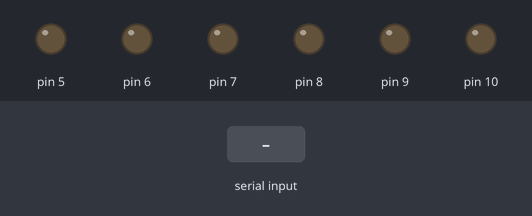
The sketch below on a simulated Arduino Uno, built with avr-gcc and run on an emulated ATmega328P. Shown: output pins drawn as LEDs (lit = HIGH). The test bench sets the inputs (shaded band).

Above: at 1.2 s.
1.3 s: "1" received over Serial
At 2.3 s:
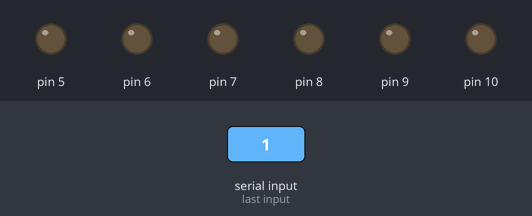
2.8 s: "2" received over Serial
At 3.5 s:
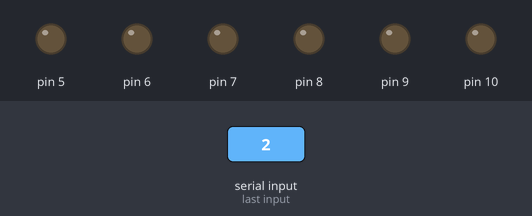
4.3 s: "3" received over Serial
At 5.8 s:
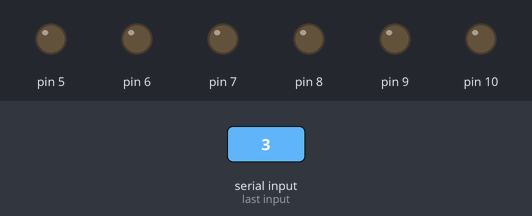
Timing chart, 0 to 7.3 s (numbered marks = the images above; inputs shaded):
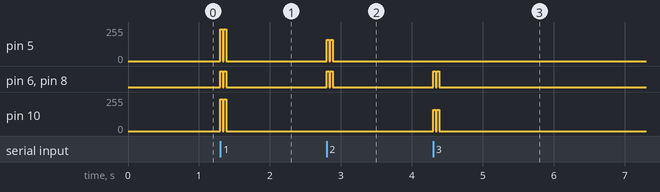

The sketch:

test.ino
```cpp
void setup() {
  Serial.begin(9600);
  // Set pins 5 through 10 as outputs
  for (int i = 5; i < 11; i++) {
    pinMode(i, OUTPUT);
  }
}

// Speed boost kept at 2x but inputs adjusted to prevent overflow
void speedMotor(int leftSpeed, int rightSpeed) {
  // Apply 2x speed boost (now using lower input values)
  leftSpeed = leftSpeed * 2;
  rightSpeed = rightSpeed * 2;

  // Constrain values to prevent overflow (max 255 PWM value)
  leftSpeed = constrain(leftSpeed, -255, 255);
  rightSpeed = constrain(rightSpeed, -255, 255);

  // Right motor control (pins 8, 9, 10)
  if (rightSpeed >= 0) {
    digitalWrite(8, HIGH);
    digitalWrite(9, LOW);
    analogWrite(10, abs(rightSpeed));
  } else {
    digitalWrite(8, LOW);
    digitalWrite(9, HIGH);
    analogWrite(10, abs(rightSpeed));
  }

  // Left motor control (pins 6, 7, 5)
  if (leftSpeed >= 0) {
    digitalWrite(6, HIGH);
    digitalWrite(7, LOW);
    analogWrite(5, abs(leftSpeed));
  } else {
    digitalWrite(6, LOW);
    digitalWrite(7, HIGH);
    analogWrite(5, abs(leftSpeed));
  }
}

void stopMotors() {
  // Right motor stop (pins 8, 9, 10)
  digitalWrite(8, LOW);
  digitalWrite(9, LOW);
  analogWrite(10, 0);

  // Left motor stop (pins 6, 7, 5)
  digitalWrite(6, LOW);
  digitalWrite(7, LOW);
  analogWrite(5, 0);
}

// PWM-based speed control with faster timing
void reducedSpeedMotor(int leftSpeed, int rightSpeed, int duration) {
  unsigned long startTime = millis();
  const int pwmInterval = 50; // Faster PWM cycle (50ms instead of 100ms)

  while (millis() - startTime < duration) {
    // Apply power for 70% of cycle (was 33%)
    speedMotor(leftSpeed, rightSpeed);
    delay(35); // 70% of 50ms

    // Cut power for 30% of cycle
    stopMotors();
    delay(15); // 30% of 50ms
  }
  stopMotors();
}

void loop() {
  if (Serial.available() > 0) {
    char command = Serial.read();

    // Movement commands with higher base speeds
    switch(command) {
      case '1':  // Faster forward
        reducedSpeedMotor(120, 120, 100); // Was (100,100,100)
        break;

      case '2':  // Sharper right turn
        reducedSpeedMotor(80, 0, 100); // Was (60,0,100)
        break;

      case '3':  // Sharper left turn
        reducedSpeedMotor(0, 80, 100); // Was (0,60,100)
        break;
    }
  }
}
```

empty.cpp
```cpp

```

Measured:
- after the input at 1.3 s, pin 5, pin 10: alternates 240/255 for 0.04 s and 0/255 for 0.02 s, 4 changes in all, then stays 0/255, starting at once; pin 6, pin 8: alternates HIGH for 0.04 s and LOW for 0.02 s, 4 changes in all, then stays LOW, starting at once
- after the input at 2.8 s, pin 5: alternates 160/255 for 0.04 s and 0/255 for 0.02 s, 4 changes in all, then stays 0/255, starting at once; pin 6, pin 8: alternates HIGH for 0.04 s and LOW for 0.02 s, 4 changes in all, then stays LOW, starting at once
- after the input at 4.3 s, pin 6, pin 8: alternates HIGH for 0.04 s and LOW for 0.02 s, 4 changes in all, then stays LOW, starting at once; pin 10: alternates 160/255 for 0.04 s and 0/255 for 0.02 s, 4 changes in all, then stays 0/255, starting at once
